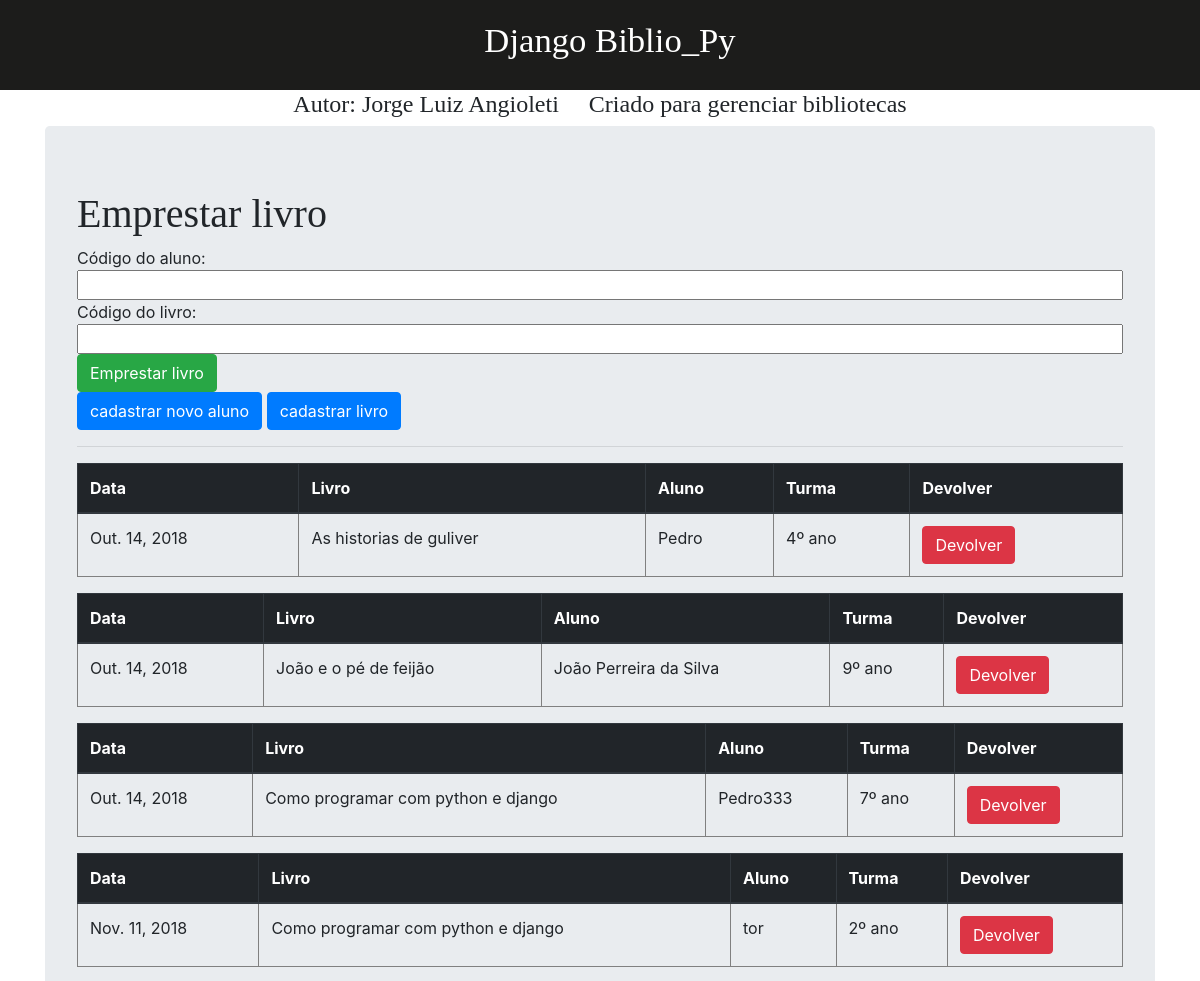
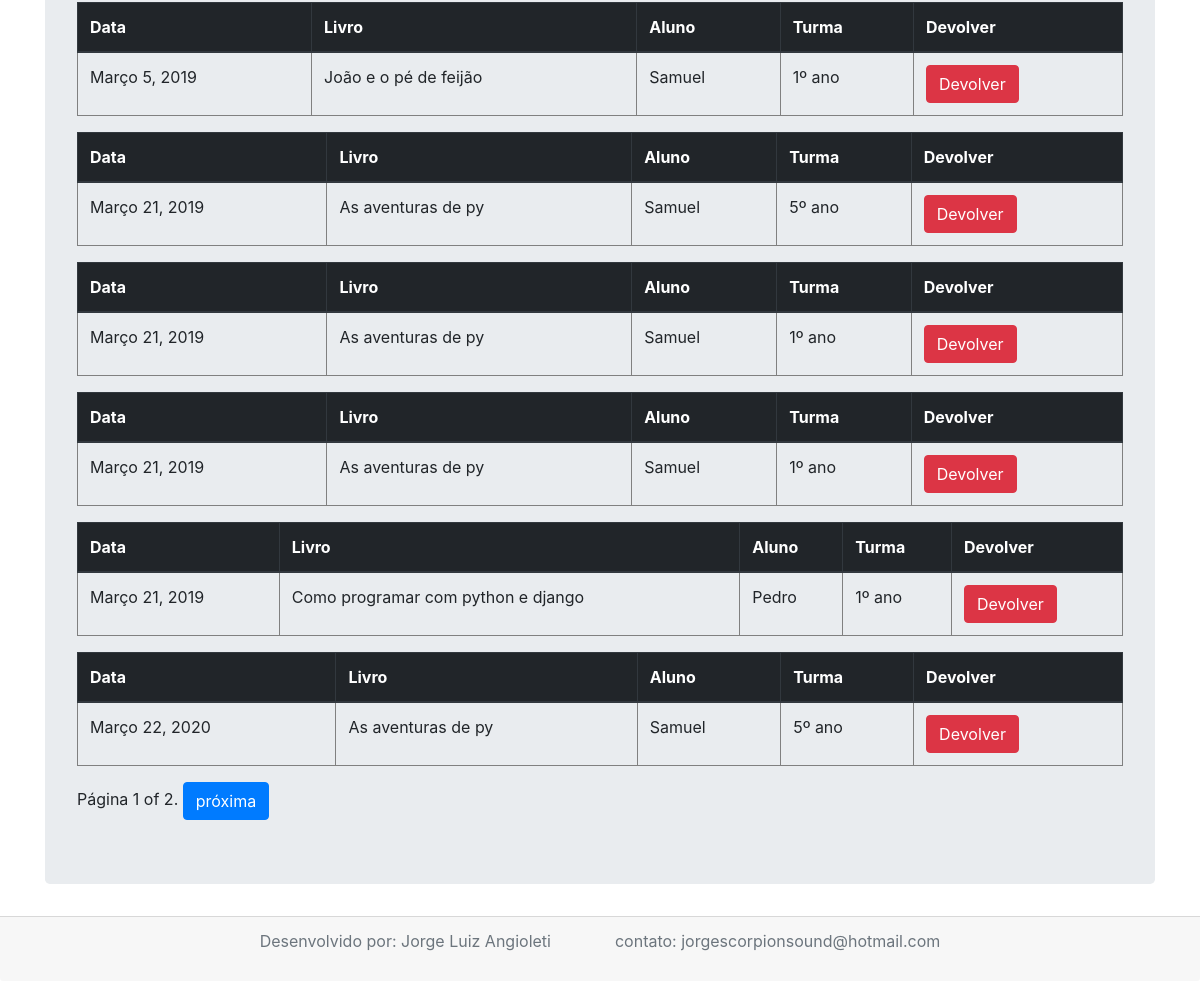
The page / on the database its author committed (2 pictures, top to bottom).
### blibliopy/models.py (models this page shows, shortened)
class Emprestar(models.Model):
    data =  models.DateField(auto_now_add=True)
    codigo_livro = models.CharField(max_length=100)
    codigo_aluno = models.CharField(max_length=100)
    validar = models.BooleanField(default=True)
    turma = models.CharField(u'Turma', max_length=3, choices=AULAS)

### blibliopy/views.py (the view)
# urls.py: 2. Add a URL to urlpatterns:  path('', views.home, name='home')
def home(request):
    contact_list = Emprestar.objects.all()
    paginator = Paginator(contact_list, 10) # Mostra 25 contatos por página
    try:
        page = int(request.GET.get('page', '1'))
    except ValueError:
        page = 1
    try:
        contacts = paginator.page(page)
    except (EmptyPage, InvalidPage):
        contacts = paginator.page(paginator.num_pages)
    return render(request,'bliblio/home.html',{'contacts': contacts})

### blibliopy/templates/bliblio/home.html (shortened to what this page needs)
{% extends 'bliblio/base.html' %}
{% block content %}
	<h1>Emprestar livro</h1>
	<form method="get" action="{% url 'emprestar_url' %}">
		Código do aluno:
		<input type="text" name="aluno" required  class="input-group">
		Código do livro:
		<input type="text" name="livro" required class="input-group">
		<button type="submit" class="btn btn-success" >Emprestar livro</button>
	</form>
	<a href="{% url 'aluno_url' %}" class="btn btn-primary">cadastrar novo aluno</a>
	<a href="{% url 'livro_url' %}" class="btn btn-primary">cadastrar  livro</a>
	<hr>
{% for contact in contacts.object_list %}
	<table  class="table" border="1">
	<thead class="thead-dark">
	 <tr>
		 <th>Data</th>
		 <th>Livro</th>
		 <th>Aluno</th>
		 <th>Turma</th>
		 <th>Devolver</th>
	 </tr></thead>
	 <tr>
		 <td>{{contact.data}}</td>
		 <td>{{contact.codigo_livro}}</td>
		 <td>{{contact.codigo_aluno}}</td>
		 <td>{{contact.get_turma_display}}</td>
		 <th><a href="{% url 'devolver_url' contact.id %}" class="btn btn-danger">Devolver</a></th>
	{%endfor%}
	</tr>
</table>
<div class="pagination">
    <span class="step-links">
        <span class="current">
            Página {{ contacts.number }} of {{ contacts.paginator.num_pages }}.
        </span>
        {% if contacts.has_next %}
            <a href="?page={{ contacts.next_page_number }}" class="btn btn-primary">próxima</a>
        {% endif %}
    </span>
</div>
{% endblock %}

### blibliopy/templates/bliblio/base.html (shortened to what this page needs)
{% load staticfiles %}
<!doctype html>
<html lang="en">
  <head>
    <link rel="stylesheet" href="https://stackpath.bootstrapcdn.com/bootstrap/4.1.3/css/bootstrap.min.css">
    <link rel="stylesheet" href="{% static 'css/blog.css' %}">
  </head>
  <body>
   <div class="page-header">
            <center><h1 >Django Biblio_Py</h1></center>
   </div>
   <h4><center>Autor: Jorge Luiz Angioleti &ensp;&ensp;Criado para gerenciar bibliotecas</center> </h4>
    <div class=" container">
            <div class="row">
                <div class="col-md-12">
                    <div class="jumbotron">
                        {% block content %}
                        {% endblock %}
                    </div>
                </div>
            </div>
        </div>
 <div class="card-footer text-muted" >
    <footer><center>
          <p>Desenvolvido por: Jorge Luiz Angioleti&ensp;&ensp;&ensp;&ensp;&ensp;&ensp;&ensp;&ensp;contato: jorgescorpionsound@hotmail.com</p>
    </center></footer>
</div>
  </body>
</html>

### blibliopy/static/css/blog.css (style rules this page uses)
.page-header { background-color: #1C1C1B; margin-top: 0; padding: 20px 20px 20px 40px; }
.page-header h1, .page-header h1 a, .page-header h1 a:visited, .page-header h1 a:active { color: #ffffff; font-size: 26pt; text-decoration: none; }
h1, h2, h3, h4 { font-family: 'Lobster', cursive; }

### rows shown on the page
Emprestar: data "Out. 14, 2018", codigo_livro "As historias de guliver", codigo_aluno "Pedro", turma "4º ano"
Emprestar: data "Out. 14, 2018", codigo_livro "João e o pé de feijão", codigo_aluno "João Perreira da Silva", turma "9º ano"
Emprestar: data "Out. 14, 2018", codigo_livro "Como programar com python e django", codigo_aluno "Pedro333", turma "7º ano"
Emprestar: data "Nov. 11, 2018", codigo_livro "Como programar com python e django", codigo_aluno "tor", turma "2º ano"
Emprestar: data "Março 5, 2019", codigo_livro "João e o pé de feijão", codigo_aluno "Samuel", turma "1º ano"
Emprestar: data "Março 21, 2019", codigo_livro "As aventuras de py", codigo_aluno "Samuel", turma "5º ano"
Emprestar: data "Março 21, 2019", codigo_livro "As aventuras de py", codigo_aluno "Samuel", turma "1º ano"
Emprestar: data "Março 21, 2019", codigo_livro "As aventuras de py", codigo_aluno "Samuel", turma "1º ano"
Emprestar: data "Março 21, 2019", codigo_livro "Como programar com python e django", codigo_aluno "Pedro", turma "1º ano"
Emprestar: data "Março 22, 2020", codigo_livro "As aventuras de py", codigo_aluno "Samuel", turma "5º ano"

### other values the page prints
{{ contacts.number }} "1"
{{ contacts.paginator.num_pages }} "2"
